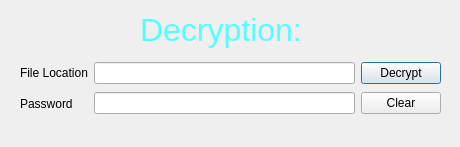
<?xml version="1.0" encoding="UTF-8"?>
<ui version="4.0">
 <class>SendWindow</class>
 <widget class="QDialog" name="SendWindow">
  <property name="geometry">
   <rect>
    <x>0</x>
    <y>0</y>
    <width>460</width>
    <height>147</height>
   </rect>
  </property>
  <property name="windowTitle">
   <string>Dialog</string>
  </property>
  <widget class="QLabel" name="label">
   <property name="geometry">
    <rect>
     <x>140</x>
     <y>10</y>
     <width>171</width>
     <height>41</height>
    </rect>
   </property>
   <property name="text">
    <string>&lt;html&gt;&lt;head/&gt;&lt;body&gt;&lt;p&gt;&lt;span style=&quot; font-size:24pt; color:#55ffff;&quot;&gt;Decryption:&lt;/span&gt;&lt;/p&gt;&lt;/body&gt;&lt;/html&gt;</string>
   </property>
  </widget>
  <widget class="QWidget" name="">
   <property name="geometry">
    <rect>
     <x>20</x>
     <y>60</y>
     <width>421</width>
     <height>56</height>
    </rect>
   </property>
   <layout class="QHBoxLayout" name="horizontalLayout_2">
    <item>
     <layout class="QHBoxLayout" name="horizontalLayout">
      <item>
       <layout class="QVBoxLayout" name="verticalLayout_2">
        <item>
         <widget class="QLabel" name="label_2">
          <property name="text">
           <string>File Location</string>
          </property>
         </widget>
        </item>
        <item>
         <widget class="QLabel" name="label_3">
          <property name="text">
           <string>Password</string>
          </property>
         </widget>
        </item>
       </layout>
      </item>
      <item>
       <layout class="QVBoxLayout" name="verticalLayout">
        <item>
         <widget class="QLineEdit" name="file_path"/>
        </item>
        <item>
         <widget class="QLineEdit" name="password"/>
        </item>
       </layout>
      </item>
     </layout>
    </item>
    <item>
     <layout class="QVBoxLayout" name="verticalLayout_3">
      <item>
       <widget class="QPushButton" name="pushButton">
        <property name="text">
         <string>Decrypt</string>
        </property>
       </widget>
      </item>
      <item>
       <widget class="QPushButton" name="pushButton_2">
        <property name="text">
         <string>Clear</string>
        </property>
       </widget>
      </item>
     </layout>
    </item>
   </layout>
  </widget>
 </widget>
 <resources/>
 <connections/>
</ui>
